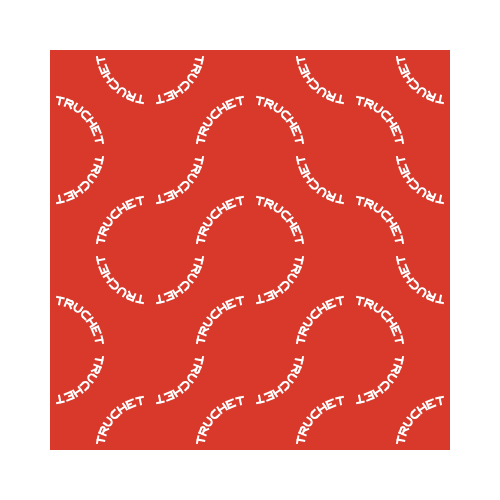
Frame 1 (no input)
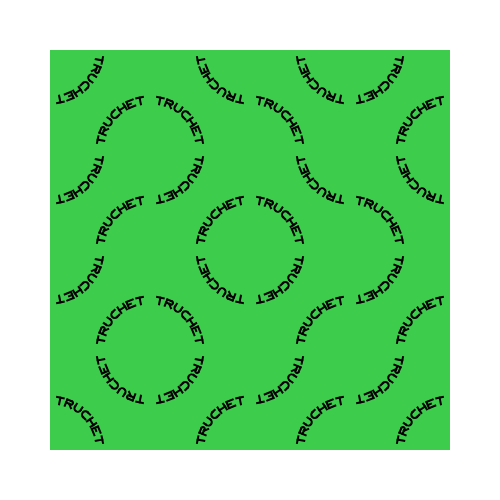
Frame 2 (the mouse pressed at the canvas centre, redrawn once)

The p5.js sketch that drew these frames (run headless with seeded random() and noise() and a simulated clock; the mouse was pressed at the canvas centre and the sketch redrawn once):

// p5.js sketch
// ── sketch.js
/*
Genuary 2022
JAN.19 "Use text/typography."

By Roni Kaufman
https://ronikaufman.github.io
*/

function setup() {
  createCanvas(500, 500);
  noLoop();
  noFill();
  strokeCap(PROJECT);
  strokeWeight(2);
}

function draw() {
  background(255);
  let margin = 50;

  fill(random(["#5b89e5", "#e5d416", "#d8392b", "#3dcc4b"]));
  noStroke();
  square(margin, margin, width-2*margin);
  stroke(random([255, 0]));

  let s = (width - 2*margin)/4;
  let a = HALF_PI/8;
  let letters = ["T", "R", "U", "C", "H", "E", "T"];

  for (let x = margin; x < width - margin; x += s) {
    for (let y = margin; y < height - margin; y += s) {
      if (random() < 1/2) {
        for (let i = 1; i < 8; i++) {
          makeLetter(x, y, s/2, i*a, letters[i-1]);
          makeLetter(x+s, y+s, s/2, i*a+PI, letters[i-1]);
        }
      } else {
        for (let i = 1; i < 8; i++) {
          makeLetter(x+s, y, s/2, i*a+PI/2, letters[i-1]);
          makeLetter(x, y+s, s/2, i*a+3*PI/2, letters[i-1]);
        }
      }
    }
  }
}

function makeLetter(x, y, r, theta, letter) {
  push();
  translate(x+r*cos(theta), y+r*sin(theta));
  rotate(theta+PI/2);

  let u = r/15;
  switch (letter) {
    case "T":
      line(-u, -u, u, -u);
      line(0, -u, 0, u);
      break;
    case "R":
      line(-u, -u, -u, u);
      line(-u, -u, u/2, -u);
      line(-u, 0, u/2, 0);
      line(0, 0, u, u);
      arc(u/2, -u/2, u, u, -PI/2, PI/2);
      break;
    case "U":
      line(-u, -u, -u, 0);
      line(u, -u, u, 0);
      arc(0, 0, u*2, u*2, 0, PI);
      break;
    case "C":
      line(0, -u, u, -u);
      line(0, u, u, u);
      arc(0, 0, u*2, u*2, PI/2, 3*PI/2);
      break;
    case "H":
      line(-u, -u, -u, u);
      line(u, -u, u, u);
      line(-u, 0, u, 0);
      break;
    case "E":
      line(-u, -u, -u, u);
      line(-u, -u, u, -u);
      line(-u, 0, 0, 0);
      line(-u, u, u, u);
      break;
  }

  pop();
}
